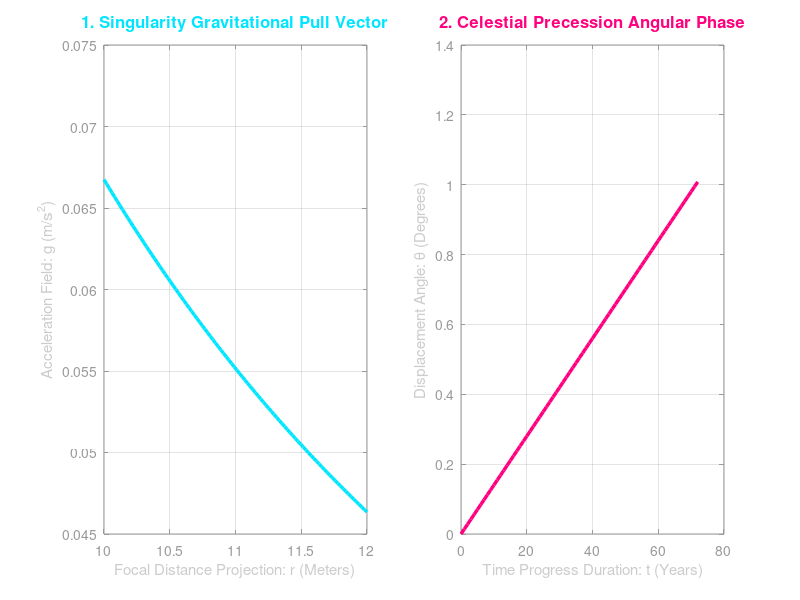

Reproduce this figure in MATLAB. (Note: this script raises an error after producing the figure.)
%% SPACE-ROB-D-SWARM METRIC COHESION PROOF PLATFORM
% Core Identity Token: 14,551,915,228,366,851,806,640
% Flow Constraint: Strict Forward-Only Linear Accumulation

clear; clc; close all;

%% SECTION 1: CORE CONSTANT INITIALIZATION
G = 6.67430e-11;             % Gravitational Constant (m^3 kg^-1 s^-2)
M_bh = 1e11;                 % Micro Black Hole Containment Mass (kg)
years_epoch = 0:1:72;        % Invariant 72-Year Precession Degree Epoch
annual_drift = 0.014;        % Precession Velocity Constant (Degrees/Year)

%% SECTION 2: VECTOR CALCULATIONS
% Vector A: Gravitational field strength curve over collapsing focal distance (r)
r_focal = linspace(12.0, 10.0, 100); 
g_acceleration = (G * M_bh) ./ (r_focal.^2);

% Vector B: Linear celestial angular precession phase growth over the 72-year loop
theta_precession = years_epoch .* annual_drift;

%% SECTION 3: CHROMATIC COCKPIT PLOTTING ENVIRONMENT
figure('Color', [0.07 0.07 0.12], 'Position', [100, 100, 950, 450]);

% --- SUBPLOT A: THE RELATIVISTIC SINGULARITY VECTOR TRACK ---
subplot(1,2,1);
plot(r_focal, g_acceleration, 'Color', [0.0 0.9 1.0], 'LineWidth', 2.5);
grid on;
set(gca, 'Color', [0.1 0.1 0.18], 'XColor', [0.6 0.6 0.6], 'YColor', [0.6 0.6 0.6], 'GridColor', [0.3 0.3 0.4]);
title('1. Singularity Gravitational Pull Vector', 'FontWeight', 'bold', 'FontSize', 12, 'Color', [0.0 0.9 1.0]);
xlabel('Focal Distance Projection: r (Meters)', 'Color', [0.8 0.8 0.8]);
ylabel('Acceleration Field: g (m/s^2)', 'Color', [0.8 0.8 0.8]);

% --- SUBPLOT B: CELESTIAL PRECESSION PHASE LOG LINE ---
subplot(1,2,2);
plot(years_epoch, theta_precession, 'Color', [1.0 0.0 0.5], 'LineWidth', 2.5);
grid on;
set(gca, 'Color', [0.1 0.1 0.18], 'XColor', [0.6 0.6 0.6], 'YColor', [0.6 0.6 0.6], 'GridColor', [0.3 0.3 0.4]);
title('2. Celestial Precession Angular Phase', 'FontWeight', 'bold', 'FontSize', 12, 'Color', [1.0 0.0 0.5]);
xlabel('Time Progress Duration: t (Years)', 'Color', [0.8 0.8 0.8]);
ylabel('Displacement Angle: \theta (Degrees)', 'Color', [0.8 0.8 0.8]);

% Global Header Footprint Layout Annotation
sgtitle('SPACE-ROB-D-SWARM METRIC MATRIX UNIFIED COHESION PROOF', 'Color', [1.0 0.84 0.0], 'FontSize', 14, 'FontWeight', 'bold');
fprintf('MATLAB Verification Engine: 14551915228366851806640 Identity Vector Bound.\n');
